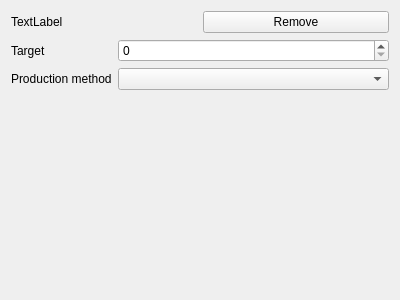
<?xml version="1.0" encoding="UTF-8"?>
<ui version="4.0">
 <class>WareConfigurator</class>
 <widget class="QWidget" name="WareConfigurator">
  <property name="geometry">
   <rect>
    <x>0</x>
    <y>0</y>
    <width>400</width>
    <height>300</height>
   </rect>
  </property>
  <property name="sizePolicy">
   <sizepolicy hsizetype="Preferred" vsizetype="Fixed">
    <horstretch>0</horstretch>
    <verstretch>0</verstretch>
   </sizepolicy>
  </property>
  <property name="windowTitle">
   <string>WareConfigurator</string>
  </property>
  <layout class="QVBoxLayout" name="verticalLayout_2">
   <item>
    <layout class="QHBoxLayout" name="horizontalLayout">
     <item>
      <widget class="QLabel" name="ware_label">
       <property name="text">
        <string>TextLabel</string>
       </property>
      </widget>
     </item>
     <item>
      <widget class="QPushButton" name="remove_button">
       <property name="text">
        <string>Remove</string>
       </property>
      </widget>
     </item>
    </layout>
   </item>
   <item>
    <layout class="QFormLayout" name="config">
     <item row="0" column="0">
      <widget class="QLabel" name="target_label">
       <property name="text">
        <string>Target</string>
       </property>
      </widget>
     </item>
     <item row="0" column="1">
      <widget class="QSpinBox" name="target_input">
       <property name="maximum">
        <number>1000000</number>
       </property>
      </widget>
     </item>
     <item row="1" column="0">
      <widget class="QLabel" name="production_method_label">
       <property name="text">
        <string>Production method</string>
       </property>
      </widget>
     </item>
     <item row="1" column="1">
      <widget class="QComboBox" name="production_method_combo_box"/>
     </item>
    </layout>
   </item>
  </layout>
 </widget>
 <resources/>
 <connections/>
</ui>
